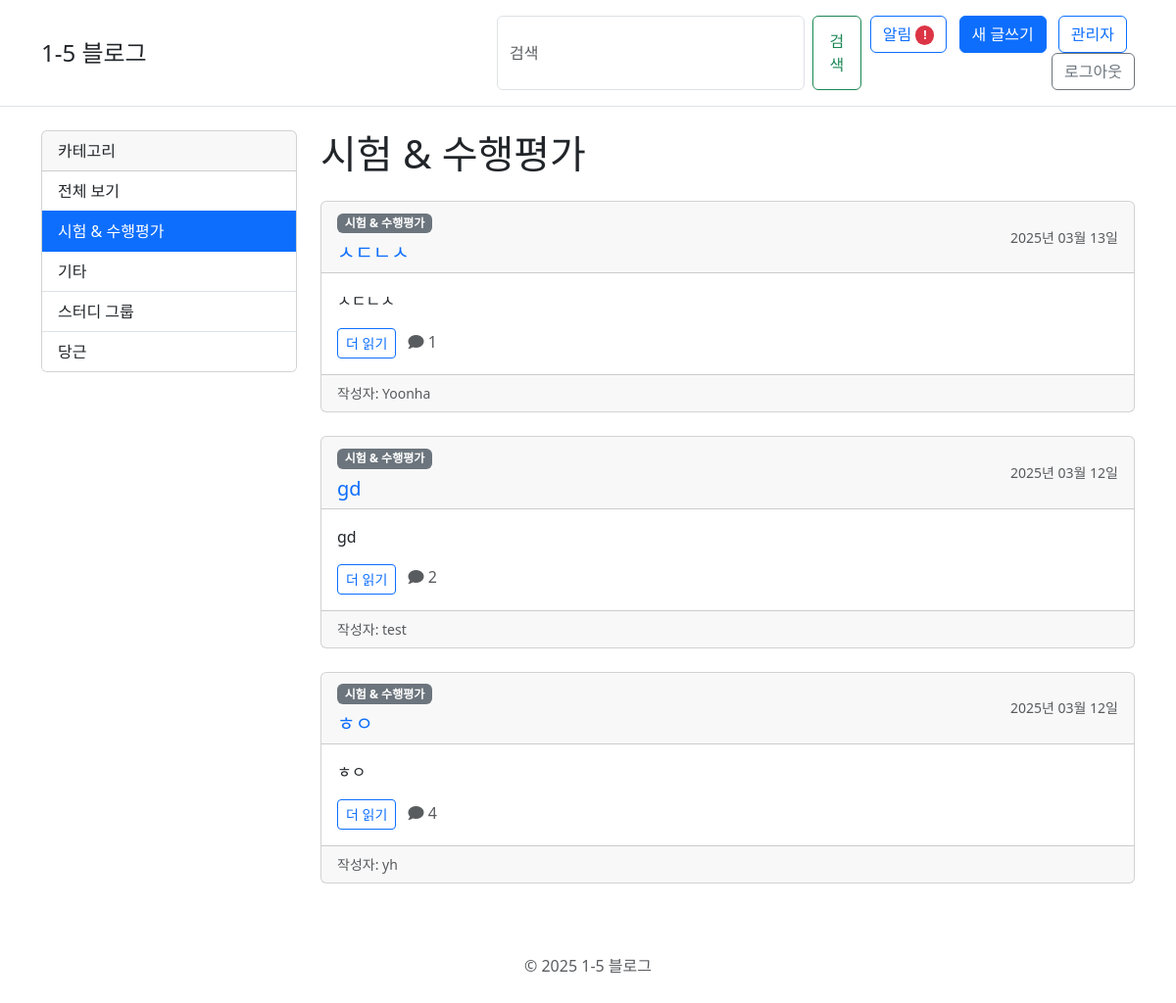
Page /category/2/ (signed in) on the earlier database version.
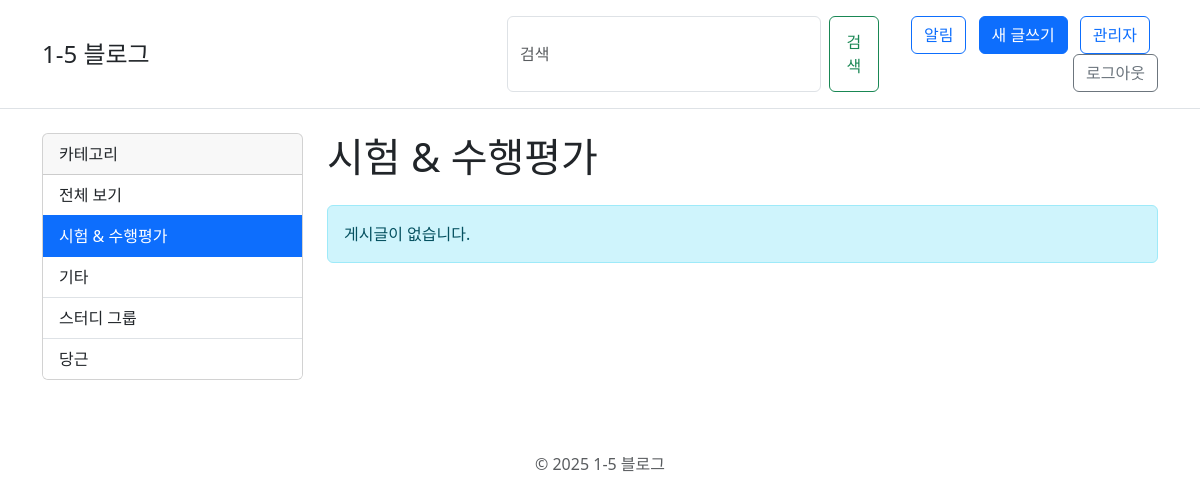
Same page on the later database version.
### blog/models.py (models this page shows, shortened)
class Category(models.Model):
    name = models.CharField(max_length=100, verbose_name='카테고리')
    enable_map = models.BooleanField(default=True, verbose_name='지도 활성화')
    enable_due_date = models.BooleanField(default=True, verbose_name='마감일 활성화')
    enable_photo = models.BooleanField(default=True, verbose_name='사진 활성화')
    enable_time = models.BooleanField(default=True, verbose_name='시간 활성화')
    enable_price = models.BooleanField(default=True, verbose_name='가격 활성화')
    enable_tags = models.BooleanField(default=True, verbose_name='태그 활성화')
    class Meta:
        verbose_name = '카테고리'
        verbose_name_plural = '카테고리'

class Post(models.Model):
    tags = models.ManyToManyField('Tag', blank=True, related_name='posts', verbose_name='태그')
    author = models.ForeignKey(settings.AUTH_USER_MODEL, on_delete=models.CASCADE, verbose_name='작성자')
    category = models.ForeignKey(Category, on_delete=models.CASCADE, verbose_name='카테고리')
    title = models.CharField(max_length=200, verbose_name='제목')
    text = models.TextField(verbose_name='내용')
    created_date = models.DateTimeField(default=timezone.now, verbose_name='작성일')
    published_date = models.DateTimeField(blank=True, null=True, verbose_name='게시일')
    latitude = models.FloatField(blank=True, null=True, verbose_name='위도')
    longitude = models.FloatField(blank=True, null=True, verbose_name='경도')
    due_date = models.DateTimeField(blank=True, null=True, verbose_name='마감일시')
    price = models.DecimalField(max_digits=10, decimal_places=2, blank=True, null=True, verbose_name='가격')
    related_posts = models.ManyToManyField('self', blank=True, symmetrical=False,
                                          related_name='tagged_by', verbose_name='관련 게시글')
    class Meta:
        verbose_name = '게시글'
        verbose_name_plural = '게시글'

### blog/views.py (the view)
# urls.py: path('category/<int:category_id>/', views.category_posts, name='category_posts'),
@csrf_exempt
@login_required
def category_posts(request, category_id):
    category = get_object_or_404(Category, pk=category_id)
    posts = Post.objects.filter(category=category, published_date__lte=timezone.now()).order_by('-published_date')
    categories = Category.objects.all()
    return render(request, 'blog/post_list.html', {'posts': posts, 'categories': categories, 'category': category})

### templates/blog/post_list.html (shortened to what this page needs)
{% extends 'base.html' %}
{% block content %}
<div class="col-md-3">
    <div class="card mb-4">
        <div class="card-header">카테고리</div>
        <div class="list-group list-group-flush">
            <a href="{% url 'post_list' %}" class="list-group-item list-group-item-action {% if not category %}active{% endif %}">
                전체 보기
            </a>
            {% for cat in categories %}
                <a href="{% url 'category_posts' cat.id %}" class="list-group-item list-group-item-action {% if category.id == cat.id %}active{% endif %}">
                    {{ cat.name }}
                </a>
            {% endfor %}
        </div>
    </div>
</div>
<div class="col-md-9">
    <h1 class="mb-4">
        {% if category %}
            {{ category.name }}
        {% else %}
            최근 게시글
        {% endif %}
    </h1>
    {% for post in posts %}
        <div class="card mb-4">
            <div class="card-header">
                <div class="d-flex justify-content-between align-items-center">
                    <div>
                        <span class="badge bg-secondary">{{ post.category.name }}</span>
                        <a href="{% url 'post_detail' pk=post.pk %}" class="text-decoration-none">
                            <h5 class="card-title mt-2 mb-0">{{ post.title }}</h5>
                        </a>
                    </div>
                    <div class="text-muted small">
                        {{ post.published_date|date:"Y년 m월 d일" }}
                    </div>
                </div>
            </div>
            <div class="card-body">
                <p class="card-text">{{ post.text|linebreaksbr|truncatewords:30 }}</p>
                <a href="{% url 'post_detail' pk=post.pk %}" class="btn btn-sm btn-outline-primary">더 읽기</a>
                <span class="text-muted ms-2">
                    <i class="fas fa-comment"></i> {{ post.comments.count }}
                </span>
            </div>
            <div class="card-footer text-muted small">
                작성자: {{ post.author }}
            </div>
        </div>
    {% empty %}
        <div class="alert alert-info">
            게시글이 없습니다.
        </div>
    {% endfor %}
</div>
{% endblock %}

Differences in the rows shown:
removed Post: category.name "시험 & 수행평가", title "ㅅㄷㄴㅅ", published_date "2025년 03월 13일", text "ㅅㄷㄴㅅ", comments.count "1", author "Yoonha"
removed Post: category.name "시험 & 수행평가", title "gd", published_date "2025년 03월 12일", text "gd", comments.count "2", author "test"
removed Post: category.name "시험 & 수행평가", title "ㅎㅇ", published_date "2025년 03월 12일", text "ㅎㅇ", comments.count "4", author "yh"
Other differences:
text now shown: "게시글이 없습니다."
